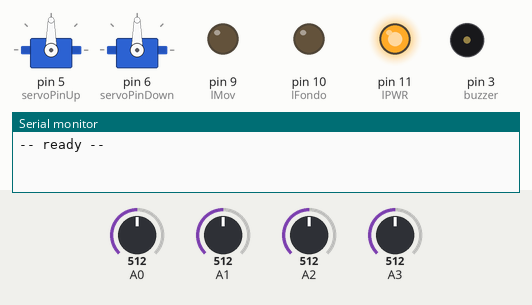
A sketch run on a simulated Arduino Uno, built with avr-gcc and run on an emulated ATmega328P. Parts: 2 × servo, output pins drawn as LEDs (lit = HIGH), buzzer (waves = sounding), the last lines printed to the serial monitor. The inputs (shaded band) are chosen by the test bench; at power-on: A0 = 512, A1 = 512, A2 = 512, A3 = 512.

Above: at 6.2 s.
6.3 s: A0 set to 546
At 8.7 s:
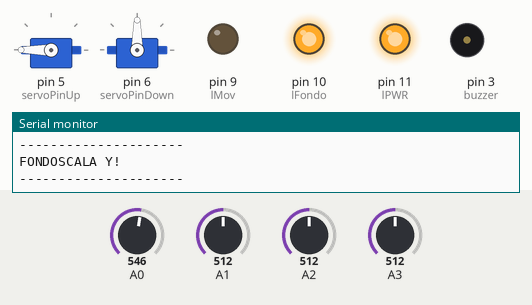
9.8 s: A1 set to 528
At 10.6 s:
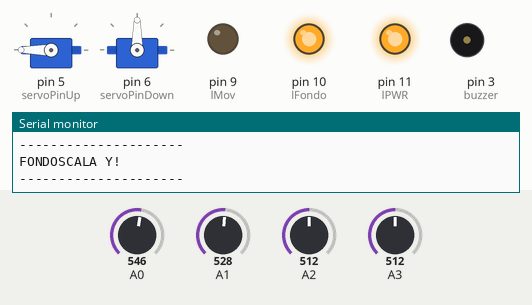
13.3 s: A2 set to 571
16.8 s: A2 set to 600
At 20.2 s:
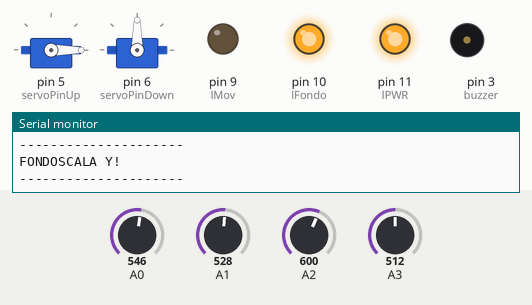
20.3 s: A3 set to 716
At 20.96 s:
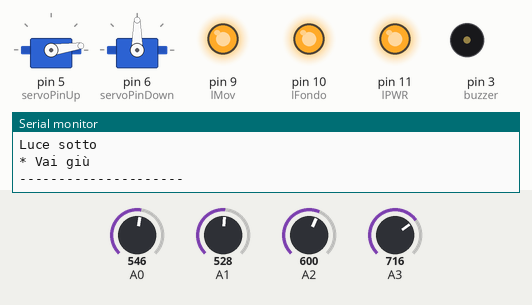
24.0 s: A0 set to 716
At 24.7 s:
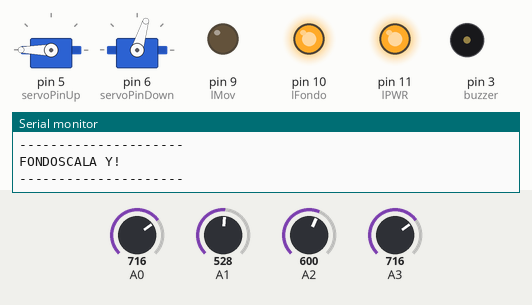
Timing chart, 0 to 28.5 s (numbered marks = the images above; inputs shaded):
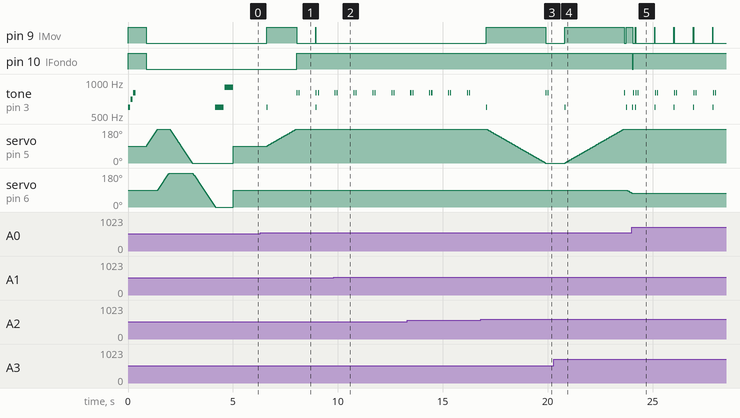

The sketch:

Codice.ino
```cpp
#include <Servo.h>
Servo superiore;
Servo inferiore;
int posUp=0, posDwn=0, servoPinUp=5, servoPinDown=6;
float AS, AD, BS, BD;
int wait=50, buzzer=3, lMov=9, lFondo=10, lPWR=11;
float sZmax=1.05, sZmin=0.88, sXmax=1.05, sXmin=0.88;
bool fondo=false, sottosopra=false;

float rDS, rSAB, rDAB, rAB;

void setup() {
 Serial.begin(9600);
 pinMode(lPWR, OUTPUT);
 pinMode(lMov, OUTPUT);
 pinMode(lFondo, OUTPUT);
 pinMode(buzzer, OUTPUT);
 superiore.attach(servoPinUp); // attaches the servo on servoPin to the servo object
 inferiore.attach(servoPinDown);
 // A0 = AS
 // A1 = BS
 // A2 = BD
 // A3 = AD
 avvio();
 superiore.write(90);
 inferiore.write(90);
}
void loop() {
// Serial.println("-- ready --");
  delay(800);
//  Serial.print("AS: ");
//  Serial.println(AS);
//  Serial.print("BS: ");
//  Serial.println(BS);
//  Serial.print("BD: ");
//  Serial.println(BD);
//  Serial.print("AD: ");
//  Serial.println(AD);
  getFotoresistori();
  controllerPosizione();
}

void avvio(){
  digitalWrite(lPWR, HIGH);
  digitalWrite(lMov, HIGH);
  digitalWrite(lFondo, HIGH);
  tone(buzzer, 600, 100);
  delay(130);
  tone(buzzer, 700, 100);
  delay(130);
  tone(buzzer, 800, 100);
  delay(600);
  digitalWrite(lMov, LOW);
  digitalWrite(lFondo, LOW);
  for(int i=superiore.read(); i<=180; i++){
      superiore.write(i);
      delay(6);
  }
  for(int i=inferiore.read(); i<=180; i++){
      inferiore.write(i);
      delay(6);
  }
  for(int i=superiore.read(); i>=0; i--){
      superiore.write(i);
      delay(6);
  }
  for(int i=inferiore.read(); i>=0; i--){
      inferiore.write(i);
      delay(6);
  }

  tone(buzzer, 600, 400);
  delay(440);
  tone(buzzer, 900, 400);
  delay(400);
  Serial.println("-- ready --");
  digitalWrite(lPWR, HIGH);
}

void getFotoresistori(){
  AS = analogRead(A0);
  BS = analogRead(A1);
  BD = analogRead(A2);
  AD = analogRead(A3);

  rDS=(AS+BS)/(AD+BD); // Destra-Sinistra - 1+ SX è più buia di DX
  rSAB=AS/BS; // Alto-Basso lato Sinistro - 1+ A è più buio di B
  rDAB=AD/BD; // Alto-Basso lato Destro - come sopra
  rAB=(BD+BS)/(AD+AS); // Alto-Basso ambo i lati - 1+ B e più buio di A
}

void controllerPosizione(){
  // Rotazione superiore asse Y
  asseY();

  // Rotazione superiore asse Z
  if(rDS>sZmax || rDS<sZmin){
    movA();
  }
}

void movA(){ // Movimento 90^ antiorario (Luce a DX)
  // Asse X (inferiore)
  asseX();

  // Asse Y (superiore)
  asseY();
}

void asseY(){
  if(rSAB>sZmax || rDAB>sZmax){ // Se A è più buio di B
  Serial.println("Luce sotto");
  Serial.println("* Vai giù");
  digitalWrite(lMov, HIGH);
  tone(buzzer, 600, 50);
  Serial.println("---------------------");
  for(int i=superiore.read(); i<=180; i++){
    if(rSAB>sZmax || rDAB>sZmax){
      superiore.write(i);
      getFotoresistori();
      delay(15);
    }
  }
  digitalWrite(lMov, LOW);
  }else if(rSAB<sZmin || rDAB<sZmin){ // A più in luce di B
    Serial.println("Luce sopra");
    Serial.println("* Vai su");
    tone(buzzer, 600, 50);
    digitalWrite(lMov, HIGH);
    Serial.println("---------------------");
    for(int i=superiore.read(); i>=0; i--){
      if(rSAB<sZmin || rDAB<sZmin){
        superiore.write(i);
        getFotoresistori();
        delay(15);
      }
    }
    digitalWrite(lMov, LOW);
  }
  if(superiore.read()>=178 || superiore.read()<=2){
    Serial.println("FONDOSCALA Y!");
    Serial.println("---------------------");
    digitalWrite(lFondo, HIGH);
    tone(buzzer, 800, 50);
    delay(100);
    tone(buzzer, 800, 50);
  }else
    digitalWrite(lFondo, LOW);
  if(superiore.read()<90)
    sottosopra=true;
  else
    sottosopra=false;
}

void asseX(){
  if((rDS>sXmax && sottosopra==false) || (rDS<sXmin && sottosopra==true)){
    Serial.println("Luce a DX");
    Serial.println("* Ruota in senso antiorario");
    Serial.println("---------------------");
    tone(buzzer, 600, 50);
    digitalWrite(lMov, HIGH);
    for(int i=inferiore.read(); i<=180; i++){
      if(!(rDS>sXmin&&rDS<sXmax)){
        inferiore.write(i);
        getFotoresistori();
        delay(15);
      }
    }
    digitalWrite(lMov, LOW);
  }else if((rDS<sXmin && sottosopra==false) || (rDS>sXmax && sottosopra==true)){
    Serial.println("Luce a SX");
    Serial.println("* Ruota in senso orario");
    Serial.println("---------------------");
    digitalWrite(lMov, HIGH);
    tone(buzzer, 600, 50);
    for(int i=inferiore.read(); i>=0; i--){
      if(!(rDS>sXmin&&rDS<sXmax)){
        inferiore.write(i);
        getFotoresistori();
        delay(15);
      }
    }
    digitalWrite(lMov, LOW);
  }
  if(inferiore.read()>=178 && fondo==false){
    Serial.println("FONDOSCALA X 1!");
    digitalWrite(lFondo, HIGH);
    // Ruota di 180^ l'asse X
    digitalWrite(lMov, HIGH);
    tone(buzzer, 800, 50);
    delay(100);
    tone(buzzer, 800, 50);
    for(int i=inferiore.read(); i>=0; i--){
        inferiore.write(i);
        delay(15);
    }
    digitalWrite(lMov, LOW);
    fondo=true;
  }else if(inferiore.read()<=2 && fondo==false){
    Serial.println("FONDOSCALA X 2!");
    digitalWrite(lFondo, HIGH);
    // Ruota di 180^ l'asse X
    digitalWrite(lMov, HIGH);
    tone(buzzer, 800, 50);
    delay(100);
    tone(buzzer, 800, 50);
    for(int i=inferiore.read(); i<=180; i++){
      inferiore.write(i);
      delay(15);
    }
    digitalWrite(lMov, LOW);
    fondo=true;
  }else{
    fondo=false;
    digitalWrite(lFondo, LOW);
  }
  Serial.println("---------------------");
   asseY();
}
```

Measured:
- the behaviour switches between 537 and 538 on A0 (found by bisection; images 0 and 1)
- the behaviour switches between 581 and 582 on A2 (found by bisection; images 2 and 3)
- after the input at 6.3 s, pin 9 (lMov): LOW → HIGH after 0.31 s, → LOW 1.4 s later, → HIGH 0.90 s later, → LOW 0.02 s later; pin 10 (lFondo): LOW → HIGH after 1.7 s
- after the input at 9.8 s, pin 9 (lMov): stops changing and stays LOW
- after the input at 16.8 s, pin 9 (lMov): LOW → HIGH after 0.27 s, → LOW 2.8 s later; servo on pin 5 (servoPinUp): moves from 180° to 0° over 2.8 s, starting after 0.30 s
- after the input at 20.3 s, servo on pin 5 (servoPinUp): moves from 0° to 180° over 2.8 s, starting after 0.54 s; servo on pin 6 (servoPinDown): 90° → 75° after 3.5 s
- after the input at 24.0 s, pin 10 (lFondo): HIGH → LOW at once, → HIGH 0.04 s later; servo on pin 6 (servoPinDown): goes on until 24.0 s, then stays 73°
